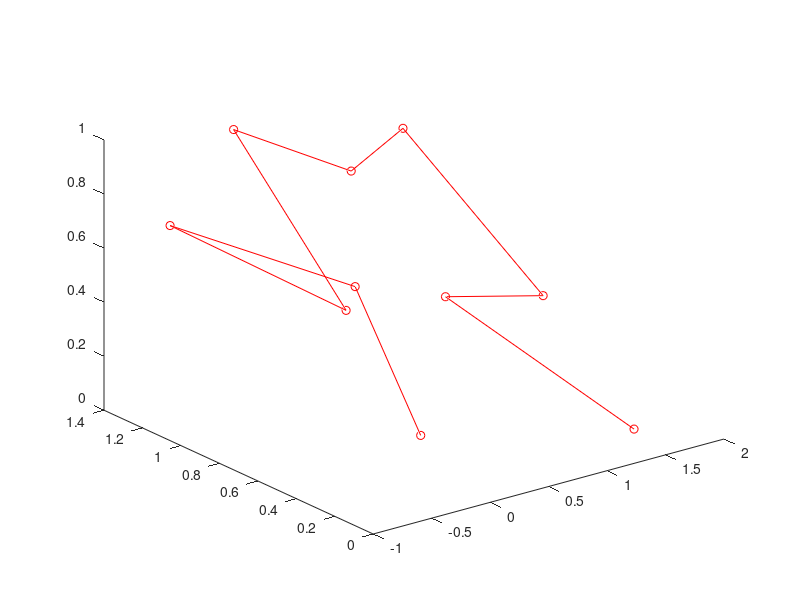

Recreate this plot in MATLAB. (Note: this script raises an error after producing the figure.)
%% Testing Energies

%% Construct agent curves
revolutions = 0.5;
nodes = 10;
theta = linspace(0, 2*pi*revolutions, nodes)';

t = linspace(0,10, nodes)';
x = cos(theta)  + rand(numel(t),1);
y = sin(theta) +  rand(numel(t),1);
z = 0*theta +  rand(numel(t),1);

x1 = x;
y1 = z;
z1 = y;
 
plot3(x,y,z,'ro-');

A = [x';y';z';t'];
fA = reshape(A, [1, numel(A)])';
B = [x1';y1';z1';t'];
fB = reshape(B, [1, numel(B)])';
Q = [fA fB]; %flattened agent cols

%% Get the traditional KE
a1KE = kineticEnergy(Q, 1);
a1KE

%% Get new KE
%% psi(S) - L:(RS - F)
[F, Fblocks] = makeF(Q,Q,1);
[R, Rblocks, Sf, Sfblocks] = makeRS(Fblocks);
psi1 = Psi(Sf, Q, 1);
psi1


%% Make def Grad F
% 4x4 matrix F = dx*dX' / l0 for each segment
function[F, Fblocks] = makeF(Qn, Q0,i)
    q0_i = Q0(:, i); %4*nodes
    qn_i = Qn(:, i); %4*nodes
    dX = reshape(q0_i(5:end) - q0_i(1:end -4), 4, numel(q0_i)/4-1)';
    dx = reshape(qn_i(5:end) - qn_i(1:end -4), 4, numel(qn_i)/4-1)';
    l0 = sum(dX.*dX, 2);
    Fblocks = {};
    for i=1:size(dX,1)
        Fblocks{i} = (dx(i,:)'*dX(i,:))/l0(i);
    end
    F = blkdiag(Fblocks{:});
    
    %A =  reshape(dX', 1, numel(dX))';
    % A - F*A should be 0
end
%% Compute Psi(KE) from strains
function [e] = Psi(S, Q, i)
    m = 1; % constant mass
    q_i = Q(:, i); %4*nodes
    dX = q_i(5:end) - q_i(1:end -4);
    dy = S*dX;
    dy = reshape(dy, 4, numel(q_i)/4-1)';
    e = 0.5*m*sum(sum(dy(:, 1:3).*dy(:,1:3),2)./dy(:,4)); %kinetic energy
end

%% Solve procrustes for 4x4 R
function [R, Rblocks,S, Sblocks] = makeRS(Fblocks)
    Rblocks = {};
    Sblocks = {};
    for i=1:size(Fblocks,2)
        [u,s,v] = svd(Fblocks{i});
        % compute polar decomposition of F
        % into rot/strain components
        rot = u*v';
        strain = v*s*v'; %symmetric straing
        Rblocks{i} = rot;
        Sblocks{i} = strain;
    end
    R = blkdiag(Rblocks{:});
    S = blkdiag(Sblocks{:});

end

%% Make Diag Strain matrix from Q
function [S, Sblocks] = makeS(Q, i)
    q_i = Q(:, i); %4*nodes
    dx = reshape(q_i(5:end) - q_i(1:end -4), 4, numel(q_i)/4-1)';
    for i=1:size(dx,1)
        Sblocks{i} = diag(dx(i,1:4));
    end
    S = blkdiag(Sblocks{:});
end
%% Traditional KE Function
function [e] = kineticEnergy(Q, i)
    %various fun path energies, I'll use principle of least action becase I like it
    %kinetic energy of curve integrated along piecewise linear segment is 
    % 0.5*dx'*dx./dt
    m = 1; % constant mass
    q_i = Q(:, i); %4*nodes
    dx = reshape(q_i(5:end) - q_i(1:end -4), 4, numel(q_i)/4-1)';

    e = 0.5*m*sum(sum(dx(:, 1:3).*dx(:,1:3),2)./dx(:,4)); %kinetic energy
end